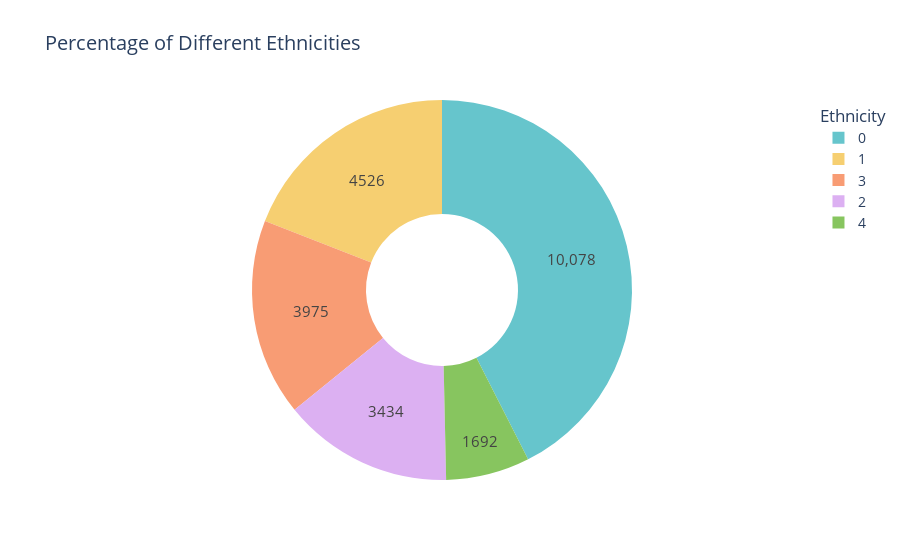

The code cell stored with this chart in its notebook:
### Code cell
import plotly.graph_objects as go
import pandas as pd
import plotly.express as px


ethnicity_counts = data2["ethnicity"].value_counts()

# Creating a donut chart using Plotly
fig = go.Figure(data=go.Pie(
    labels=ethnicity_counts.index,
    values=ethnicity_counts.values,
    hole=0.4,
    hoverinfo='label+percent',
    textinfo='value',
    textfont=dict(size=15),
    marker=dict(colors=px.colors.qualitative.Pastel)
))

fig.update_layout(
    title="Percentage of Different Ethnicities",
    showlegend=True,
    legend=dict(title="Ethnicity"),
    font=dict(size=14),
)
fig.show()

### Figure 1 — Plotly figure (JSON) as saved in the notebook; plotly's stock layout.template omitted (floating-point values rounded to 4 significant figures)
{"data": [{"hole": 0.4, "hoverinfo": "label+percent", "labels": [0, 1, 3, 2, 4], "marker": {"colors": ["rgb(102, 197, 204)", "rgb(246, 207, 113)", "rgb(248, 156, 116)", "rgb(220, 176, 242)", "rgb(135, 197, 95)", "rgb(158, 185, 243)", "rgb(254, 136, 177)", "rgb(201, 219, 116)", "rgb(139, 224, 164)", "rgb(180, 151, 231)", "rgb(179, 179, 179)"]}, "textfont": {"size": 15}, "textinfo": "value", "type": "pie", "values": [10078, 4526, 3975, 3434, 1692]}], "layout": {"font": {"size": 14}, "legend": {"title": {"text": "Ethnicity"}}, "showlegend": true, "title": {"text": "Percentage of Different Ethnicities"}}}
